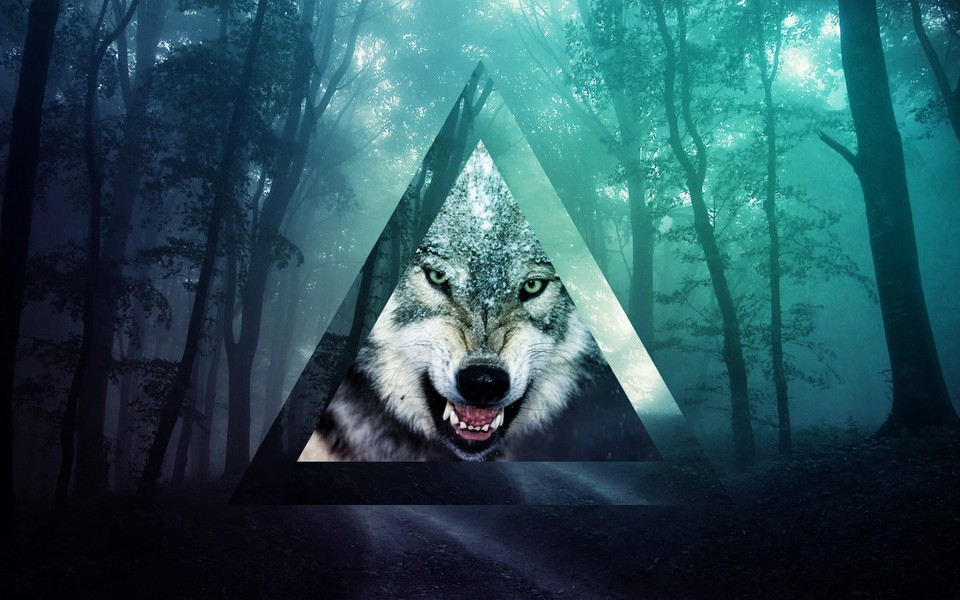
#> input picture d.png, 960 x 600 px; the run also reads 1 picture not shown here
$ python decode.py   (Python 2 division)
#> lines starting #> are read from the running program, lines starting #| are printed output that depends on the picture

import cv2
import numpy as np
import random


ori_path='d.png'
img_path='res1.png'
res_path='ex1.png'
alpha=5
ori = cv2.imread(ori_path)
#> ori is the input picture: shape (600, 960, 3); mean B, G, R 88.4, 80.8, 41.2
img = cv2.imread(img_path)
ori_f = np.fft.fft2(ori)
img_f = np.fft.fft2(img)
height, width = ori.shape[0], ori.shape[1]
#> height = 600; width = 960
watermark = (ori_f - img_f) / alpha
watermark = np.real(watermark)
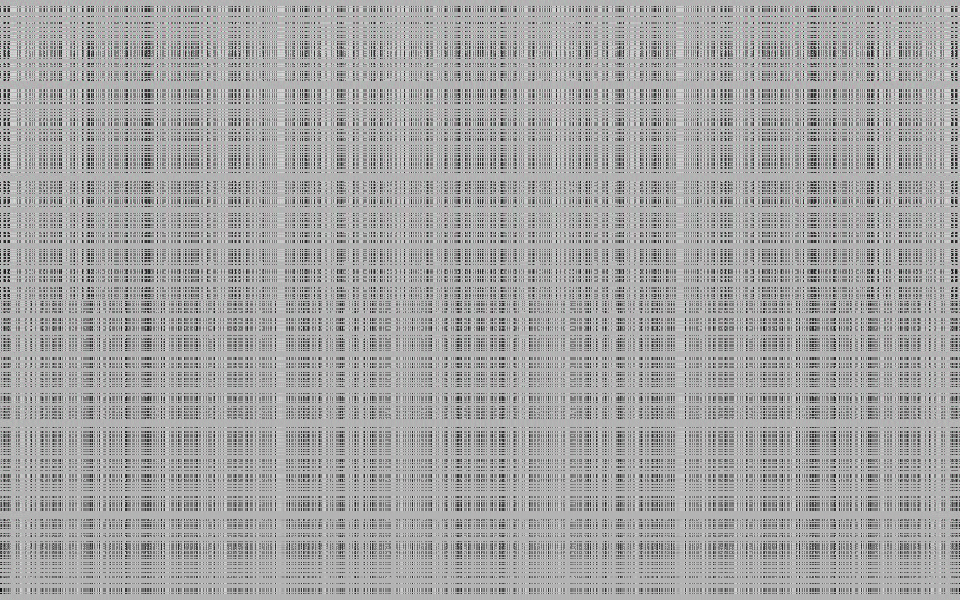
#> watermark: shape (600, 960, 3) float64; mean of channels 0, 1, 2 -21.3, -21.4, -21.4; drawn with min black and max white
res = np.zeros(watermark.shape)
random.seed(height + width)
x = range(height / 2)
#> x = 300 values from 0 to 299
y = range(width)
#> y = 960 values from 0 to 959
random.shuffle(x)
random.shuffle(y)
for i in range(height / 2):
	for j in range(width):
		res[x[i]][y[j]] = watermark[i][j]
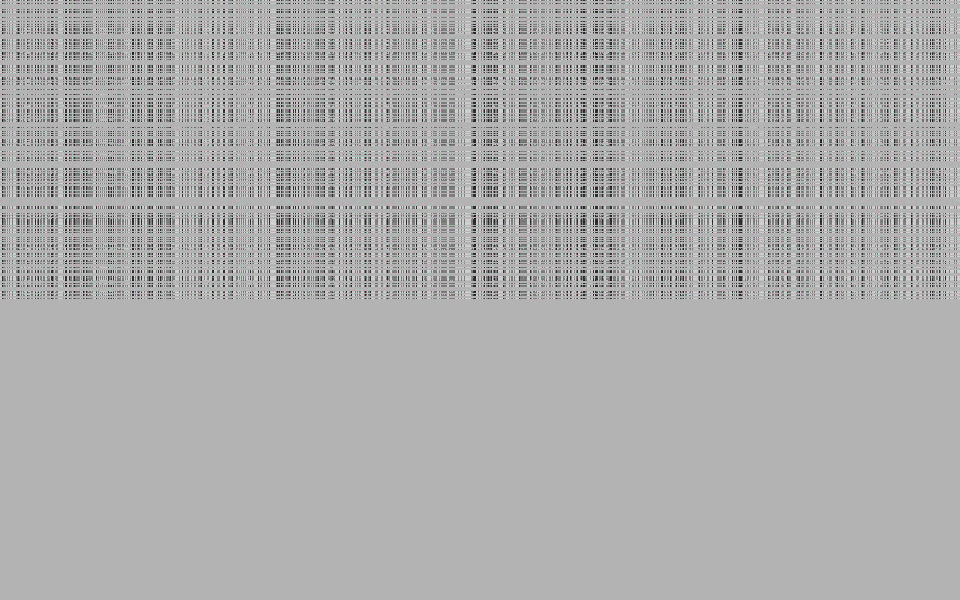
#> res: shape (600, 960, 3) float64; mean of channels 0, 1, 2 -9.8, -9.8, -9.8; drawn with min black and max white
cv2.imwrite(res_path, res, [int(cv2.IMWRITE_JPEG_QUALITY), 100])
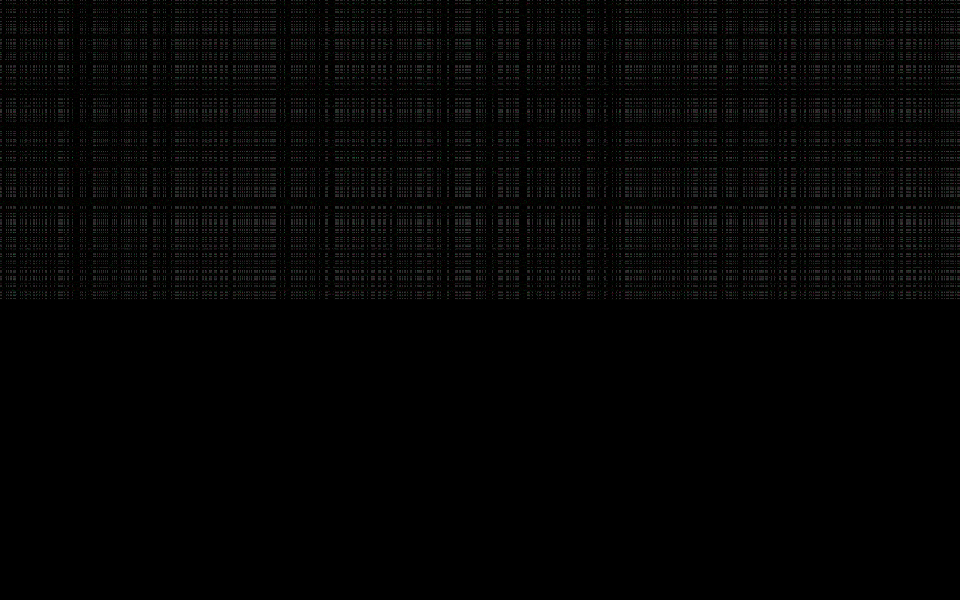
#> saved as ex1.png: shape (600, 960, 3); mean B, G, R 4.3, 4.7, 4.7
